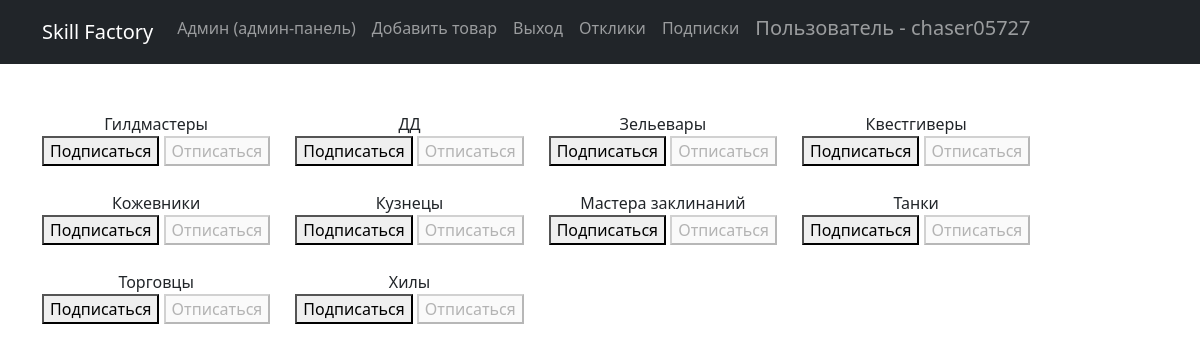
The page /products/subscriptions/ (signed in) on the database its author committed.
### simpleapp/models.py (models this page shows, shortened)
class Category(models.Model):
    TANKS = 'Танки'
    HEALERS = 'Хилы'
    DPS = 'ДД'
    TRADERS = 'Торговцы'
    GUILD_MASTERS = 'Гилдмастеры'
    QUEST_GIVERS = 'Квестгиверы'
    BLACKSMITHS = 'Кузнецы'
    LEATHERWORKERS = 'Кожевники'
    ALCHEMISTS = 'Зельевары'
    SPELL_MASTERS = 'Мастера заклинаний'
    CATEGORY_CHOICES = [
        (TANKS, 'Танки'),
        (HEALERS, 'Хилы'),
        (DPS, 'ДД'),
        (TRADERS, 'Торговцы'),
        (GUILD_MASTERS, 'Гилдмастеры'),
        (QUEST_GIVERS, 'Квестгиверы'),
        (BLACKSMITHS, 'Кузнецы'),
        (LEATHERWORKERS, 'Кожевники'),
        (ALCHEMISTS, 'Зельевары'),
        (SPELL_MASTERS, 'Мастера заклинаний'),
    ]
    name = models.CharField(
        max_length=30,
        choices=CATEGORY_CHOICES,
        verbose_name='Категория',
    )
    class Meta:
        verbose_name = 'Категория'
        verbose_name_plural = 'Категории'

### simpleapp/views.py (the view, shortened to what this page needs)
# urls.py: path('subscriptions/', subscriptions, name='subscriptions'),
@login_required
@csrf_protect
def subscriptions(request):
    categories_with_subscriptions = Category.objects.annotate(
        user_subscribed=Exists(
            Subscription.objects.filter(
                user=request.user,
                category=OuterRef('pk'),
            )
        )
    ).order_by('name')
    return render(
        request,
        'subscriptions.html',
        {'categories': categories_with_subscriptions},
    )

### templates/subscriptions.html (shortened to what this page needs)
{% extends 'flatpages/default.html' %}
{% block content %}
    <div class="categories-container">
        {% for category in categories %}
            <div class="category-item">
                {{ category.name }}
                <form method="post">
                    {% if category.user_subscribed %}
                        <button disabled>Подписаться</button>
                        <button name="action" value="unsubscribe">Отписаться</button>
                    {% else %}
                        <button name="action" value="subscribe">Подписаться</button>
                        <button disabled>Отписаться</button>
                    {% endif %}
                </form>
            </div>
        {% endfor %}
    </div>
{% endblock content %}

### templates/flatpages/default.html (shortened to what this page needs)
<!DOCTYPE html>
<html lang="en">
    <head>
        {% load static %}
        <link href="{% static 'css/styles.css' %}" rel="stylesheet" />
    </head>
    <body>
        <nav class="navbar navbar-expand-lg navbar-dark bg-dark static-top">
   <div class="container">
       <a class="navbar-brand" href="/products/">Skill Factory</a>
       <div class="collapse navbar-collapse" id="navbarResponsive">
           <ul class="navbar-nav ml-auto">
               <li class="nav-item active">
                   <a class="nav-link" href="/admin/">Админ
                       <span class="sr-only">(админ-панель)</span>
                   </a>
               </li>
              {% if user.is_authenticated %}
               <li class="nav-item">
                   <a class="nav-link" href="/products/create/">Добавить товар</a>
               </li>
               {% endif %}
               {% if user.is_authenticated %}
               <li class="nav-item">
                   <a class="nav-link" href="/accounts/logout/">Выход</a>
               </li>
               <li class="nav-item">
                   <a class="nav-link" href="/products/comments/">Отклики</a>
               </li>
               <li class="nav-item">
                   <a class="nav-link" href="/products/subscriptions/">Подписки</a>
               </li>
               <li class="nav-item">
                    <h5><a class="nav-link" href="">Пользователь - {{ user }}</a></h5>
               </li>
               {% endif %}
           </ul>
       </div>
   </div>
</nav>
        <div class="container">
            <div class="text" align="center">
                <br>
                <br>
                {% block content %}
                {% endblock content %}
            </div>
        </div>
    </body>
</html>

### templates/subscriptions.html (style rules this page uses)
.categories-container { display: flex; flex-wrap: wrap; }
.category-item { margin-right: 25px; margin-bottom: 25px; }

### rows shown on the page
Category: name "Гилдмастеры", shows "Подписаться"
Category: name "ДД", shows "Подписаться"
Category: name "Зельевары", shows "Подписаться"
Category: name "Квестгиверы", shows "Подписаться"
Category: name "Кожевники", shows "Подписаться"
Category: name "Кузнецы", shows "Подписаться"
Category: name "Мастера заклинаний", shows "Подписаться"
Category: name "Танки", shows "Подписаться"
Category: name "Торговцы", shows "Подписаться"
Category: name "Хилы", shows "Подписаться"

### other values the page prints
{{ user }} "chaser05727"
